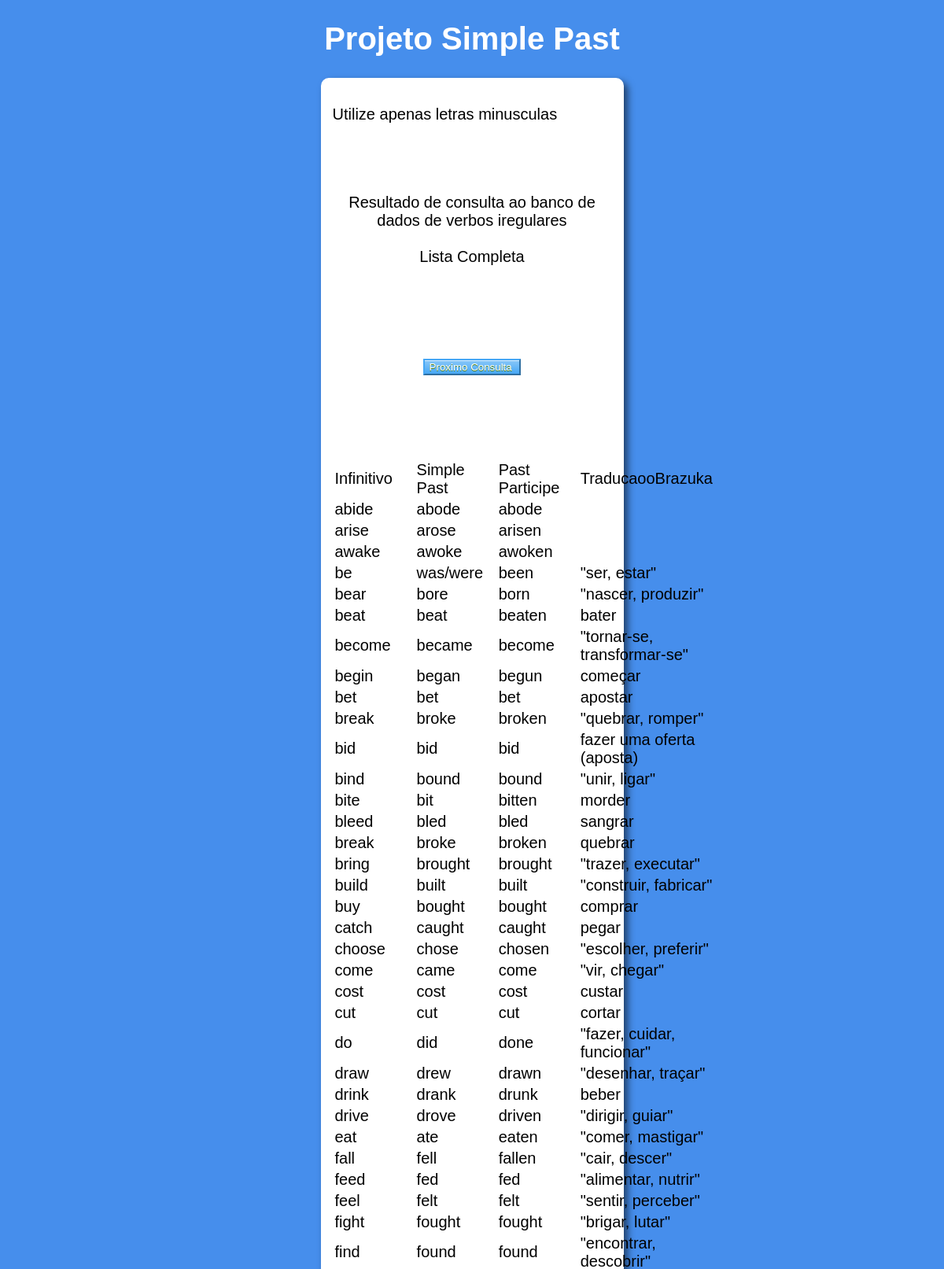
The page /simplepast/search-only/?openid=listairregulardb (upper part) on the database its author committed.
### tables this page shows
CREATE TABLE `irregulasvb` (
  `infinitive` text NOT NULL,
  `simplepast` text NOT NULL,
  `pastparticipe` text NOT NULL,
  `brazukas` text NOT NULL
);

### simplepast/search-only/ind.php (the view, shortened to what this page needs)
<?php
if (isset($_GET['pesquisar'])){
$pesquisar=$_GET['pesquisar'];
$pesquisar2=$_GET['openid'];
$lista= "lista";
include ('conexao.php');
$consulta = "SELECT * FROM irregulasvb WHERE infinitive LIKE '%$pesquisar%' LIMIT 755";
$query4=mysqli_query($conexao, $consulta);
$count4=mysqli_num_rows($query4);
if ($count4 !=0 ){
    echo '<br><br><br>Resultado de consulta ao banco de dados de verbos iregulares ';
        echo '<br><br><br><table><tr><td>Infinitivo</td><td>Simple Past</td><td>Past Participe</td><td>TraducaooBrazuka</td></tr>';
        while($rows_cursos = mysqli_fetch_array($query4)){
        echo '<tr><td>';
        echo $rows_cursos['infinitive'];
        echo '</td><td>';
        echo $rows_cursos['simplepast'];
        echo '</td><td>';
        echo $rows_cursos['pastparticipe'];
        echo '</td><td>';
        echo $rows_cursos['brazukas'];
        echo '</td><td></tr>';
	}
    echo '</table>';
    echo '</center>';
    echo '<br><br><br><a align="right" href="./#form"><input  class="bt bt-az" type="submit" value="Proximo Consulta "></a>';
}
else{
    echo "Nenhuma Correspondencia a Busca ";
    echo '<br><br><br><a align="right" href="./#form"><input  class="bt bt-az" type="submit" value="Proximo Consulta "></a>';
}
}
elseif(isset($_GET['openid'])){
$pesquisar=$_GET['pesquisar'];
include ('conexao.php');
$consulta = "SELECT * FROM irregulasvb WHERE infinitive LIKE '$pesquisar%' LIMIT 755";
$query4=mysqli_query($conexao, $consulta);
     echo '<br><br><br>Resultado de consulta ao banco de dados de verbos iregulares ';
     echo '<br><br>Lista Completa ';
        echo '<br><br><br><center><table><tr><td>Infinitivo</td><td>Simple Past</td><td>Past Participe</td><td>TraducaooBrazuka</td></tr>';
        while($rows_cursos = mysqli_fetch_array($query4)){
        echo '<tr><td>';
        echo $rows_cursos['infinitive'];
        echo '</td><td>';
        echo $rows_cursos['simplepast'];
        echo '</td><td>';
        echo $rows_cursos['pastparticipe'];
        echo '</td><td>';
        echo $rows_cursos['brazukas'];
        echo '</td><td></tr>';
	}
    echo '<br><br><br><a align="right" href="./#form"><input  class="bt bt-az" type="submit" value="Proximo Consulta "></a>';
}

### simplepast/search-only/css/pagestyle.css (style rules this page uses)
body { background: rgb(70, 142, 236); font: normal 15pt Arial; margin: 0 auto; width:100%; }
.bt-az { border-color:#46a7f5; background:linear-gradient(to bottom, #86c6f8 5%, #46a7f5 100%); box-shadow:inset 0px 1px 0px 0px #d7ecfd; color:#fff; text-shadow:0px 1px 0px #528009; }

### rows shown on the page
irregulasvb: infinitive "abide", simplepast "abode", pastparticipe "abode"
irregulasvb: infinitive "arise", simplepast "arose", pastparticipe "arisen"
irregulasvb: infinitive "awake", simplepast "awoke", pastparticipe "awoken"
irregulasvb: infinitive "be", simplepast "was/were", pastparticipe "been", brazukas "\"ser, estar\""
irregulasvb: infinitive "bear", simplepast "bore", pastparticipe "born", brazukas "\"nascer, produzir\""
irregulasvb: infinitive "beat", simplepast "beat", pastparticipe "beaten", brazukas "bater"
irregulasvb: infinitive "become", simplepast "became", pastparticipe "become", brazukas "\"tornar-se, transformar-se\""
irregulasvb: infinitive "begin", simplepast "began", pastparticipe "begun", brazukas "começar"
irregulasvb: infinitive "bet", simplepast "bet", pastparticipe "bet", brazukas "apostar"
irregulasvb: infinitive "break", simplepast "broke", pastparticipe "broken", brazukas "\"quebrar, romper\""
irregulasvb: infinitive "bid", simplepast "bid", pastparticipe "bid", brazukas "fazer uma oferta (aposta)"
irregulasvb: infinitive "bind", simplepast "bound", pastparticipe "bound", brazukas "\"unir, ligar\""
irregulasvb: infinitive "bite", simplepast "bit", pastparticipe "bitten", brazukas "morder"
irregulasvb: infinitive "bleed", simplepast "bled", pastparticipe "bled", brazukas "sangrar"
irregulasvb: infinitive "break", simplepast "broke", pastparticipe "broken", brazukas "quebrar"
irregulasvb: infinitive "bring", simplepast "brought", pastparticipe "brought", brazukas "\"trazer, executar\""
irregulasvb: infinitive "build", simplepast "built", pastparticipe "built", brazukas "\"construir, fabricar\""
irregulasvb: infinitive "buy", simplepast "bought", pastparticipe "bought", brazukas "comprar"
irregulasvb: infinitive "catch", simplepast "caught", pastparticipe "caught", brazukas "pegar"
irregulasvb: infinitive "choose", simplepast "chose", pastparticipe "chosen", brazukas "\"escolher, preferir\""
irregulasvb: infinitive "come", simplepast "came", pastparticipe "come", brazukas "\"vir, chegar\""
irregulasvb: infinitive "cost", simplepast "cost", pastparticipe "cost", brazukas "custar"
irregulasvb: infinitive "cut", simplepast "cut", pastparticipe "cut", brazukas "cortar"
irregulasvb: infinitive "do", simplepast "did", pastparticipe "done", brazukas "\"fazer, cuidar, funcionar\""
irregulasvb: infinitive "draw", simplepast "drew", pastparticipe "drawn", brazukas "\"desenhar, traçar\""
irregulasvb: infinitive "drink", simplepast "drank", pastparticipe "drunk", brazukas "beber"
irregulasvb: infinitive "drive", simplepast "drove", pastparticipe "driven", brazukas "\"dirigir, guiar\""
irregulasvb: infinitive "eat", simplepast "ate", pastparticipe "eaten", brazukas "\"comer, mastigar\""
irregulasvb: infinitive "fall", simplepast "fell", pastparticipe "fallen", brazukas "\"cair, descer\""
irregulasvb: infinitive "feed", simplepast "fed", pastparticipe "fed", brazukas "\"alimentar, nutrir\""
irregulasvb: infinitive "feel", simplepast "felt", pastparticipe "felt", brazukas "\"sentir, perceber\""
irregulasvb: infinitive "fight", simplepast "fought", pastparticipe "fought", brazukas "\"brigar, lutar\""
irregulasvb: infinitive "find", simplepast "found", pastparticipe "found", brazukas "\"encontrar, descobrir\""
